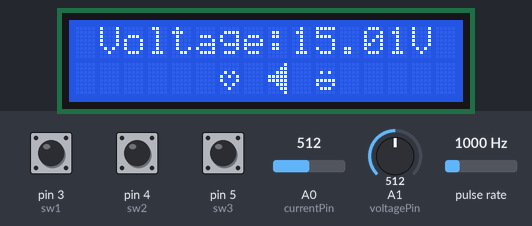
This sketch was run on a simulated Arduino Uno, built with avr-gcc and run on an emulated ATmega328P. Parts: 16×2 character LCD. Wiring (inferred from the names in the program): pulse sensor: data pin 2. The inputs (shaded band) are chosen by the test bench; at power-on: pin 5 (sw3) HIGH, pin 4 (sw2) HIGH, pin 3 (sw1) HIGH, A1 (voltagePin) = 512, A0 (currentPin) = 512, pulse rate 1000 Hz.

Above: at 1.7 s.
1.8 s: pin 5 (sw3) pulled LOW for 0.15 s
At 2.5 s:
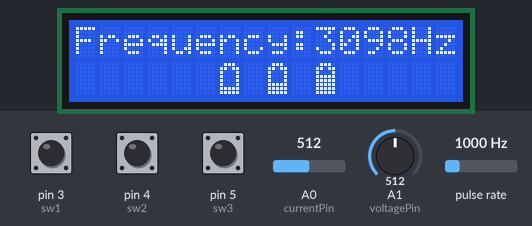
4.9 s: pin 4 (sw2) pulled LOW for 0.15 s
At 6.3 s:
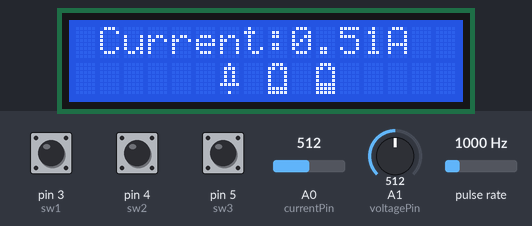
6.6 s: pin 5 (sw3) pulled LOW for 1 s
At 8.29 s:
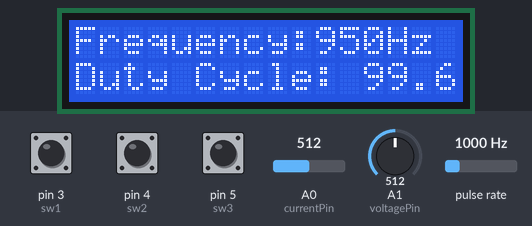
9.1 s: pin 3 (sw1) pulled LOW for 1 s
At 9.8 s:
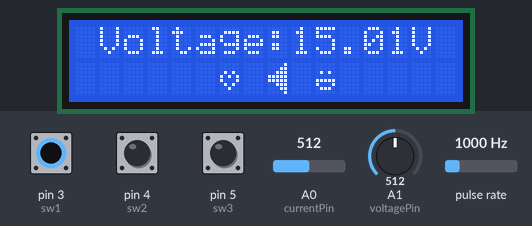
13.1 s: A1 (voltagePin) set to 306
At 14.3 s:
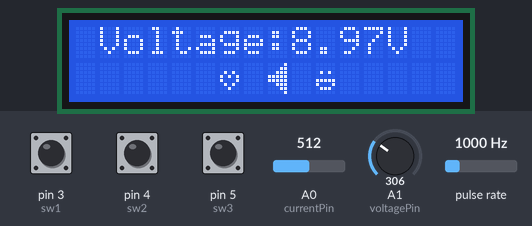
Timing chart, 0 to 16.1 s (numbered marks = the images above; inputs shaded):
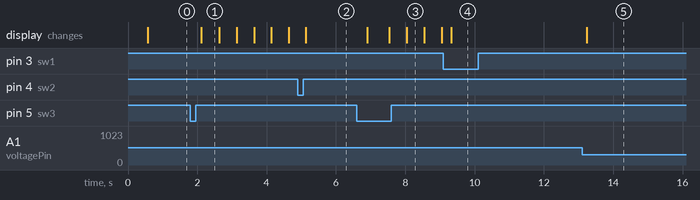

The sketch:

Prototype_1.ino
```cpp
#include <LiquidCrystal_I2C.h>

LiquidCrystal_I2C lcd(0x20, 16, 2);  // Adjust the I2C address if needed

uint8_t HeartChar[] = { 0x00, 0x00, 0x0a, 0x15, 0x11, 0x0a, 0x04, 0x00 };
uint8_t SpeakerChar[] = { 0x01, 0x03, 0x07, 0x1f, 0x1f, 0x07, 0x03, 0x01 };
uint8_t SmileyFaceChar[] = { 0x00, 0x00, 0x0a, 0x00, 0x1f, 0x11, 0x0e, 0x00 };
uint8_t BellChar[] = { 0x04, 0x0e, 0x0a, 0x0a, 0x0a, 0x1f, 0x00, 0x04 };
uint8_t Battery1Char[] = { 0x0e, 0x1b, 0x11, 0x11, 0x11, 0x11, 0x11, 0x1f };
uint8_t Battery2Char[] = { 0x0e, 0x1b, 0x11, 0x11, 0x11, 0x11, 0x1f, 0x1f };
uint8_t Battery3Char[] = { 0x0e, 0x1b, 0x11, 0x11, 0x11, 0x1f, 0x1f, 0x1f };
uint8_t Battery4Char[] = { 0x0e, 0x1b, 0x11, 0x1f, 0x1f, 0x1f, 0x1f, 0x1f };

const int voltagePin = A1;
const int currentPin = A0;
const int frequencyPin = 2;
const int sw1 = 3;
const int sw2 = 4;
const int sw3 = 5;
const int inputPin = 2;
int mode = 0;

volatile unsigned long pulseCount = 0;
unsigned long previousMillis = 0;
unsigned long interval = 500;

void setup() {
  lcd.begin(16, 2);
  lcd.createChar(0, HeartChar);
  lcd.createChar(1, SpeakerChar);
  lcd.createChar(2, SmileyFaceChar);
  lcd.createChar(3, BellChar);
  lcd.createChar(4, Battery1Char);
  lcd.createChar(5, Battery2Char);
  lcd.createChar(6, Battery3Char);
  lcd.createChar(7, Battery4Char);

  lcd.setCursor(4, 0);
  lcd.print("BOOTING!");
  lcd.setCursor(0, 1);
  lcd.write(byte(0));
  lcd.setCursor(2, 1);
  lcd.write(byte(1));
  lcd.setCursor(4, 1);
  lcd.write(byte(2));
  lcd.setCursor(6, 1);
  lcd.write(byte(3));
  lcd.setCursor(8, 1);
  lcd.write(byte(4));
  lcd.setCursor(10, 1);
  lcd.write(byte(5));
  lcd.setCursor(12, 1);
  lcd.write(byte(6));
  lcd.setCursor(14, 1);
  lcd.write(byte(7));

  delay(400);
  lcd.clear();

  pinMode(voltagePin, INPUT);
  pinMode(currentPin, INPUT);
  pinMode(frequencyPin, INPUT_PULLUP);
  pinMode(sw1, INPUT_PULLUP);
  pinMode(sw2, INPUT_PULLUP);
  pinMode(sw3, INPUT_PULLUP);

  attachInterrupt(digitalPinToInterrupt(frequencyPin), countPulse, FALLING);

  Serial.begin(9600);
}

void loop() {
  if (digitalRead(sw1) == LOW) {
    mode = 0;    // Voltage mode
    delay(200);  // Debounce delay
  } else if (digitalRead(sw2) == LOW) {
    mode = 1;    // Current mode
    delay(200);  // Debounce delay
  } else if (digitalRead(sw3) == LOW) {
    mode = 2;    // Frequency mode
    delay(200);  // Debounce delay
  }

  switch (mode) {
    case 0:
      measureVoltage();
      break;
    case 1:
      measureCurrent();
      break;
    case 2:
      measureFrequency();
      break;
  }
}

void measureVoltage() {
  int voltageValue = analogRead(voltagePin);
  float voltageOut = voltageValue * (5.0 / 1023.0);  // Assuming 5V Arduino
  float voltageIn = voltageOut * 6.0;

  lcd.clear();
  lcd.setCursor(1, 0);
  lcd.print("Voltage:");
  lcd.print(voltageIn, 2);  // Display two decimal places
  lcd.print("V");
  lcd.setCursor(6, 1);
  lcd.write(byte(0));
  lcd.setCursor(8, 1);
  lcd.write(byte(1));
  lcd.setCursor(10, 1);
  lcd.write(byte(2));
  delay(100);
}

void measureCurrent() {
  float current_in = analogRead(currentPin);
  float current = current_in / 1000.0;
  lcd.clear();
  lcd.setCursor(1, 0);
  lcd.print("Current:");
  lcd.print(current, 2);
  lcd.print("A");
  lcd.setCursor(6, 1);
  lcd.write(byte(3));
  lcd.setCursor(8, 1);
  lcd.write(byte(5));
  lcd.setCursor(10, 1);
  lcd.write(byte(6));
  delay(100);
}

void measureFrequency() {
  unsigned long currentMillis = millis();
  if (currentMillis - previousMillis >= interval) {
    float frequency = pulseCount / (interval / 1000.0);
    lcd.clear();
    lcd.setCursor(0, 0);
    lcd.print("Frequency:");
    lcd.print((int)frequency);
    lcd.print("Hz");
    lcd.setCursor(6, 1);
    lcd.write(byte(5));
    lcd.setCursor(8, 1);
    lcd.write(byte(6));
    lcd.setCursor(10, 1);
    lcd.write(byte(7));
    unsigned long totalTime = interval;
    unsigned long onTime = pulseCount;
    float dutyCycle = (float)onTime / totalTime * 100.0;
    if (dutyCycle <= 100) {
      lcd.setCursor(0, 1);
      lcd.print("Duty Cycle: ");
      lcd.print(dutyCycle, 2);
      lcd.print("%");
    }
    pulseCount = 0;
    previousMillis = currentMillis;
  }
}

void countPulse() {
  pulseCount++;
}
```

Measured:
- after the input at 1.8 s, the display: changes after 0.32 s (image 1)
- after the input at 4.9 s, the display: changes after 0.22 s (image 2)
- after the input at 6.6 s, the display: first changes after 0.31 s (image 3 shows a later state)
- after the input at 9.1 s, the display: changes after 0.22 s (image 4)
- after the input at 13.1 s, the display: changes after 0.13 s (image 5)
- what the display in image 1 shows lasts 0.5 s, from 2.1 s to 2.6 s
